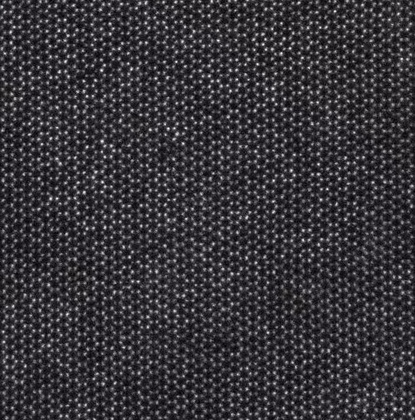
%> input picture 项目一改.jpg, 415 x 420 px, shrunk from 498 x 504 before the run
$ octave fenzishiqueding.m   (GNU Octave 9; MATLAB toolbox functions it lacks are replaced by stand-ins)
%> lines starting %> are read from the running program, lines starting %| are printed output that depends on the picture
### deletebakeground.m
function G = deletebakeground(X)
G = zeros(size(X));
G(X < 80) =0;%100
G(80<= X & X <= 256) =X(80<= X & X <=256);
end

### SSintensity.m
function W=SSintensity(X)
[r,c]=size(X);
W=zeros(r,c);
for i=1:c
    for j=1:r
        if X(j,i)<=100%100
            W(j,i)=0;
        elseif X(j,i)<=105%120
                W(j,i)=X(j,i);
        else
            W(j,i)=0;
        end
    end
end
end


### Mointensity.m
function W=Mointensity(X)
[r,c]=size(X);
W=zeros(r,c);
for i=1:c
    for j=1:r
        if X(j,i)<=135%129
            W(j,i)=0;
        elseif X(j,i)<=155%160
                W(j,i)=X(j,i);
        else
            W(j,i)=0;
        end
    end
end
end

### SSeintensity.m
function W=SSeintensity(X)
[r,c]=size(X);
W=zeros(r,c);
for i=1:c
    for j=1:r
        if X(j,i)<=165%161
            W(j,i)=0;
        elseif X(j,i)<=186%186
                W(j,i)=X(j,i);
        else
            W(j,i)=0;
        end
    end
end
end

### SeSeintensity.m
function W=SeSeintensity(X)
[r,c]=size(X);
W=zeros(r,c);
for i=1:c
    for j=1:r
        if X(j,i)<=150%186
            W(j,i)=0;
        elseif X(j,i)<=245%245
                W(j,i)=X(j,i);
        else
            W(j,i)=0;
        end
    end
end
end

### Wintensity.m
function W=Wintensity(X)
[r,c]=size(X);
W=zeros(r,c);
for i=1:c
    for j=1:r
        if X(j,i)<=210%246
            W(j,i)=0;
        elseif X(j,i)<=256%256
                W(j,i)=X(j,i);
        else
            W(j,i)=0;
        end
    end
end
end

### twovalue.m
function A = twovalue(X)
[r,c]=size(X);
A=zeros(r,c);
for i=1:c
    for j=1:r
        if X(j,i)==0
            A(j,i)=0;
        else
            A(j,i)=1;
        end
    end
end
end

### fenzishiqueding.m
warning('off')
close all
clear
clc
%% 降噪去黑背景
im_rgb = imread('项目一改.jpg');
%> im_rgb is the input picture: size 420x415x3 uint8; mean R, G, B 55.4, 53.4, 58.1
im_gray = rgb2gray(im_rgb);
im_gray1=deletebakeground(im_gray);
%> in deletebakeground, `G(X < 80) =0;`: G: size 420x415 double; every value is 0
%> in deletebakeground, `G(80<= X & X <= 256) =X(80<= X & X <=256);`:
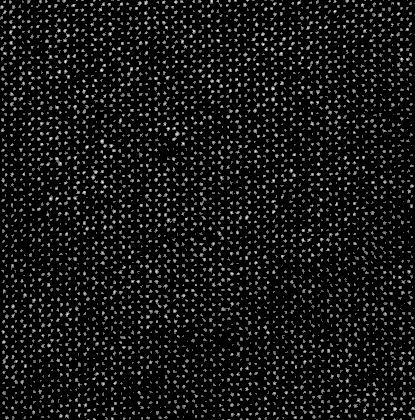
%> G: size 420x415 double; min 0, max 251, mean 20.4
im_twomax0=imregionalmax(im_gray1);
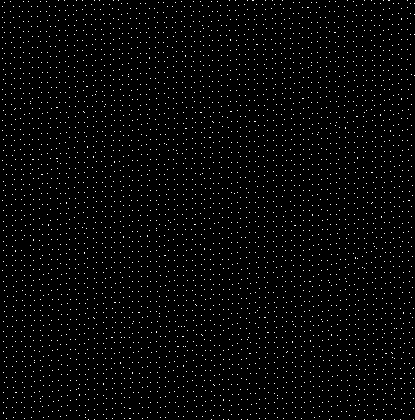
%> im_twomax0: size 420x415 logical; 2.3% white in thin lines or dots
im_twomax1=imregionalmax(im_twomax0);

%% 标记原矩阵
[r,c]=size(im_gray);
%> r = 420; c = 415
S=zeros(r,c);
for i=1:c
    for j=1:r
        if im_twomax1(j,i)==0
            S(j,i)=0;
        elseif im_twomax1(j,i)==1
            S(j,i)=im_gray(j,i);
        end
    end
end
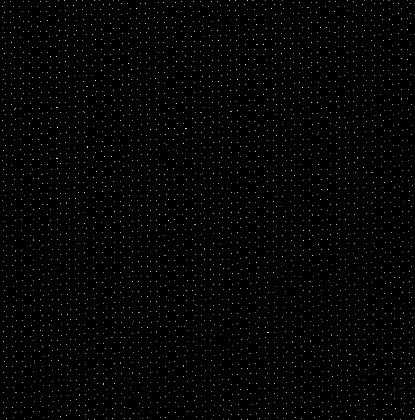
%> S: size 420x415 double; min 0, max 251, mean 3.4
im_gray_part_max=S;
A=im_gray_part_max;
%% 统计矩阵
B1=SSintensity(A);
B2=Mointensity(A);
B3=SSeintensity(A);
B4=SeSeintensity(A);
%> after the loop in SeSeintensity, `for i=1:c`:
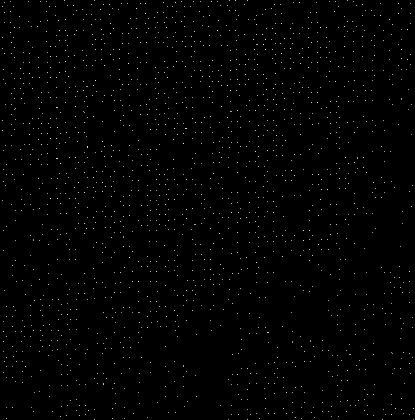
%> W: size 420x415 double; min 0, max 242, mean 1.9
B5=Wintensity(A);
%% 转化为二值矩阵
C1=twovalue(B1);
%> after the loop in twovalue, `for i=1:c`: A: size 420x415 double; values 0 (black) and 1 (white), 0.06% white in thin lines or dots
C2=twovalue(B2);
%> after the loop in twovalue (call 2), `for i=1:c`: A: size 420x415 double; values 0 (black) and 1 (white), 0.52% white in thin lines or dots
C3=twovalue(B3);
%> after the loop in twovalue (call 3), `for i=1:c`: A: size 420x415 double; values 0 (black) and 1 (white), 0.35% white in thin lines or dots
C4=twovalue(B4);
%> after the loop in twovalue (call 4), `for i=1:c`:
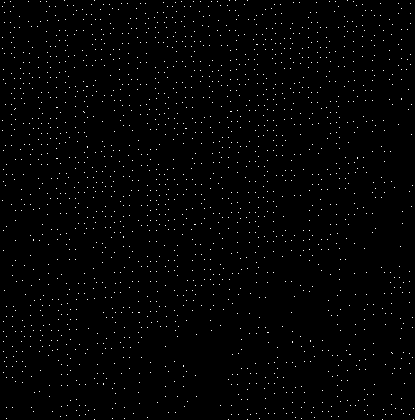
%> A: size 420x415 double; values 0 (black) and 1 (white), 1.1% white in thin lines or dots
C5=twovalue(B5);
%> after the loop in twovalue (call 5), `for i=1:c`:
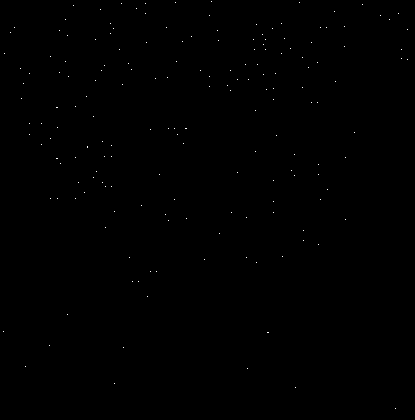
%> A: size 420x415 double; values 0 (black) and 1 (white), 0.1% white in thin lines or dots
%% 统计
S1=sum(C1(:));%SS
%> S1 = 107
S2=sum(C2(:));%MO
%> S2 = 901
S3=sum(C3(:));%SSe
%> S3 = 613
S4=sum(C4(:));%SeSe
%> S4 = 1878
S5=sum(C5(:));%W
%> S5 = 182
%% 归一化
S=2*S1+2*S2+2*S3+2*S4+S5;
%> S = 7180
yita=[];
yita(1)=(S1*2+S3)/S;%S
yita(2)=(2*S2)/S;%Mo
yita(3)=(2*S4+S3)/S;%Se
yita(4)=S5/S;%W
pie(yita);
legend('S','Mo','Se','W');
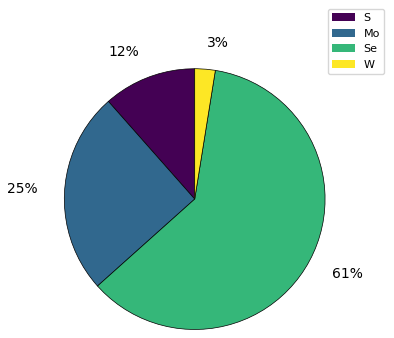
%> figure redrawn from the program's plot data

$ run again, with 000000.tif.jpg copied over 项目一改.jpg
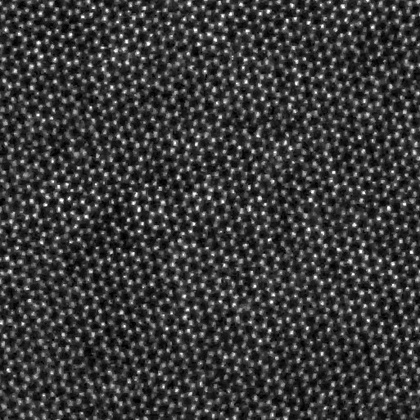
%> input picture 000000.tif.jpg, 420 x 420 px, shrunk from 513 x 513 before the run
%> im_rgb is the input picture: size 420x420x3 uint8; min 0, max 255, mean 57.6
%> im_twomax0: size 420x420 logical; 1.4% white in thin lines or dots
%> after the loop in twovalue (call 5), `for i=1:c`:
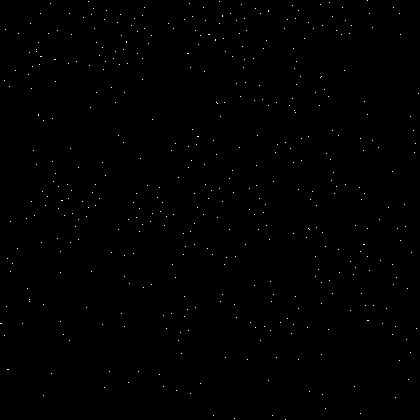
%> A: size 420x420 double; values 0 (black) and 1 (white), 0.26% white in thin lines or dots
%> S1 = 46
%> S2 = 385
%> S3 = 431
%> S4 = 1415
%> S5 = 457
%> `S=2*S1+2*S2+2*S3+2*S4+S5;`: S = 5011
%> `legend('S','Mo','Se','W');`:
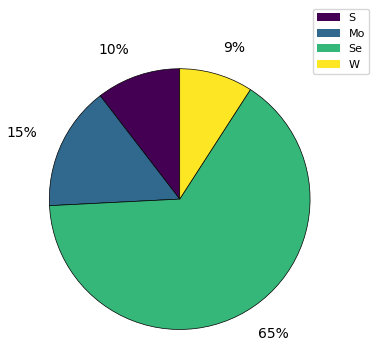
%> figure redrawn from the program's plot data

$ run again, with 111.jpg copied over 项目一改.jpg
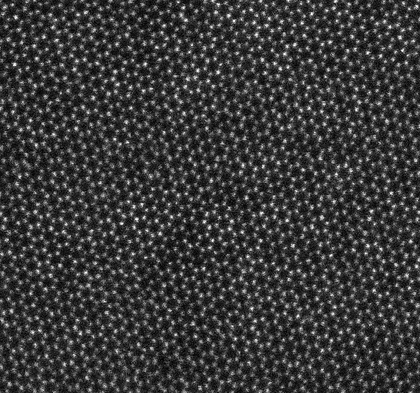
%> input picture 111.jpg, 420 x 393 px, shrunk from 547 x 512 before the run
%> im_rgb is the input picture: size 393x420x3 uint8; min 0, max 255, mean 57.7
%> im_twomax0: size 393x420 logical; 2.3% white in thin lines or dots
%> after the loop in twovalue (call 5), `for i=1:c`:
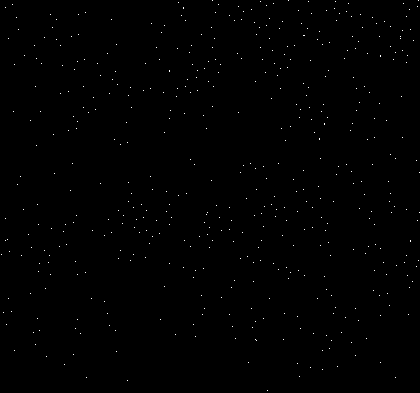
%> A: size 393x420 double; values 0 (black) and 1 (white), 0.3% white in thin lines or dots
%> S1 = 117
%> S2 = 457
%> S3 = 554
%> S4 = 1915
%> S5 = 503
%> `S=2*S1+2*S2+2*S3+2*S4+S5;`: S = 6589
%> `legend('S','Mo','Se','W');`:
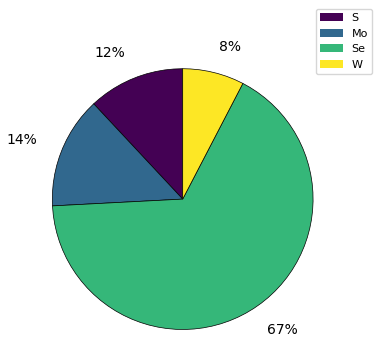
%> figure redrawn from the program's plot data

$ run again, with 15.52.46 Scanning Acquire_0015.tif.jpg copied over 项目一改.jpg
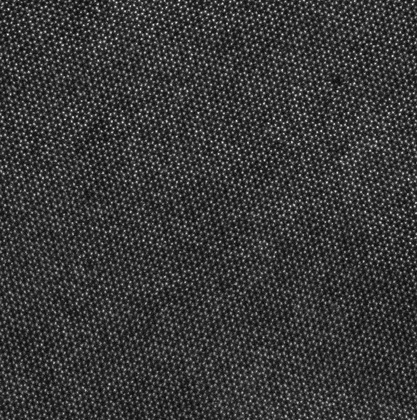
%> input picture 15.52.46 Scanning Acquire_0015.tif.jpg, 417 x 420 px, shrunk from 1017 x 1024 before the run
%> im_rgb is the input picture: size 420x417x3 uint8; min 0, max 252, mean 56
%> im_twomax0: size 420x417 logical; 4.8% white in thin lines or dots
%> S1 = 365
%> S2 = 1963
%> S3 = 927
%> S4 = 2662
%> S5 = 130
%> `S=2*S1+2*S2+2*S3+2*S4+S5;`: S = 11964
%> `legend('S','Mo','Se','W');`:
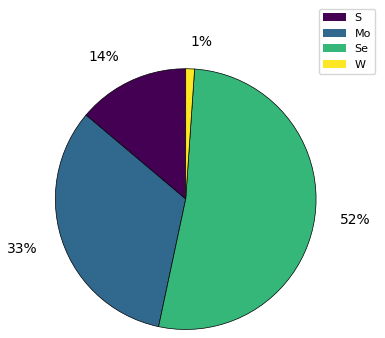
%> figure redrawn from the program's plot data
